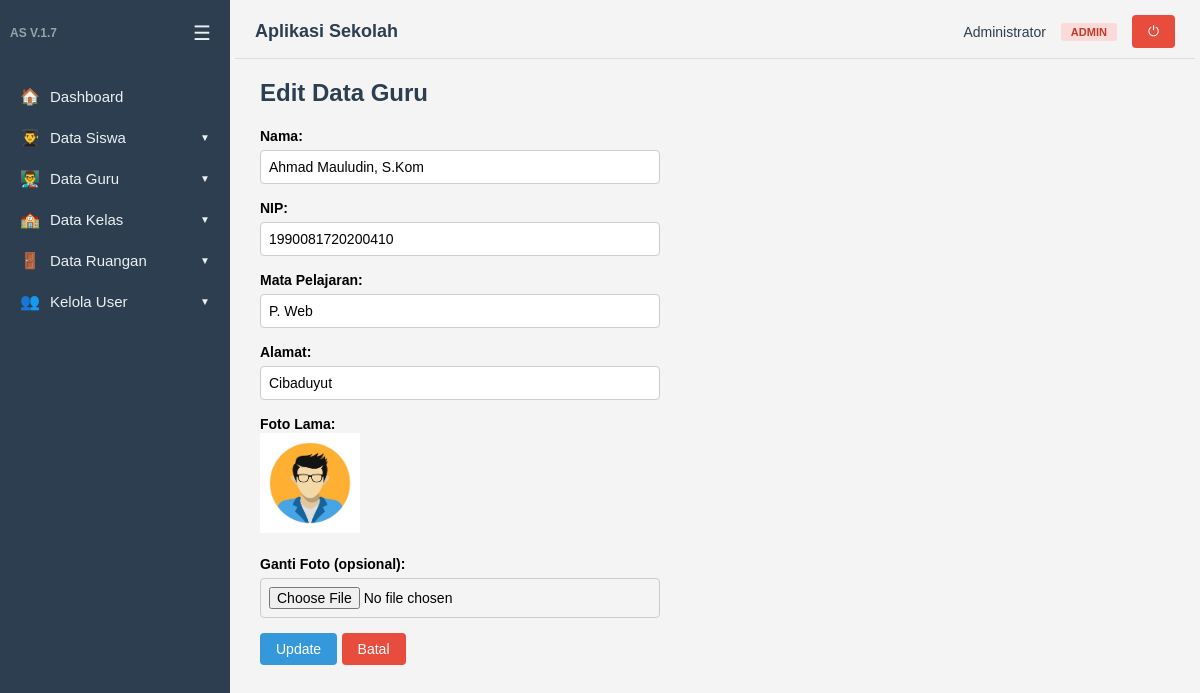
Screenshot of /guru/edit.php?id=1 (signed in) with the database file from the repository.
### tables this page shows
CREATE TABLE `dataguru` (
  `id` int(5) NOT NULL,
  `nama` varchar(50) NOT NULL,
  `nip` varchar(20) NOT NULL,
  `mapel` varchar(50) NOT NULL,
  `alamat` varchar(100) DEFAULT NULL,
  `foto` varchar(100) DEFAULT NULL
);

### guru/edit.php (the view, shortened to what this page needs)
<?php
include dirname(__DIR__) . '/auth.php';
$id = isset($_GET['id']) ? (int)$_GET['id'] : 0;
$data = mysqli_query($koneksi, "SELECT * FROM dataguru WHERE id=$id");
$guru = mysqli_fetch_assoc($data);
include dirname(__DIR__) . '/layout/header.php';
?>
<h2>Edit Data Guru</h2>
<form action="update.php" method="post" enctype="multipart/form-data">
    <label>Nama:</label><br>
    <input type="text" name="nama" value="<?= htmlspecialchars($guru['nama']); ?>" required><br>
    <label>NIP:</label><br>
    <input type="text" name="nip" value="<?= htmlspecialchars($guru['nip']); ?>" required><br>
    <label>Mata Pelajaran:</label><br>
    <input type="text" name="mapel" value="<?= htmlspecialchars($guru['mapel']); ?>" required><br>
    <label>Alamat:</label><br>
    <input type="text" name="alamat" value="<?= htmlspecialchars($guru['alamat']); ?>" required><br>
    <label>Foto Lama:</label><br>
    <img src="<?= BASE_URL; ?>/uploads/foto_guru/<?= $guru['foto']; ?>" width="100"><br><br>
    <label>Ganti Foto (opsional):</label><br>
    <input type="file" name="foto"><br>
    <button class="btn" type="submit">Update</button>
    <a class="btn btn-danger" href="tampil.php">Batal</a>
</form>
<?php include dirname(__DIR__) . '/layout/footer.php'; ?>

### layout/header.php (style rules this page uses)
* { box-sizing: border-box; margin: 0; padding: 0; }
body { font-family: Arial, Helvetica, sans-serif; background: #f4f4f4; display: flex; min-height: 100vh; }
h2 { margin-bottom: 20px; color: #2c3e50; }
label { font-weight: bold; font-size: 14px; }
input[type=text], input[type=date], input[type=number], input[type=file], select { padding: 8px; width: 100%; max-width: 400px; margin: 5px 0 15px; border: 1px solid #ccc; border-radius: 4px; font-size: 14px; }
.btn { display: inline-block; background: #3498db; color: #fff; border: 0; padding: 8px 16px; border-radius: 4px; cursor: pointer; text-decoration: none; font-size: 14px; }
.btn-danger { background: #e74c3c; }

### rows the page displays
dataguru: nama "Ahmad Mauludin, S.Kom", nip "1990081720200410", mapel "P. Web", alamat "Cibaduyut", foto (picture)

### other values shown
$item['icon'] "🏠"
$item['label'] "Dashboard"
$item['icon'] "👨‍🎓"
$item['label'] "Data Siswa"
$item['icon'] "👨‍🏫"
$item['label'] "Data Guru"
$item['icon'] "🏫"
$item['label'] "Data Kelas"
$item['icon'] "🚪"
$item['label'] "Data Ruangan"
$item['icon'] "👥"
$item['label'] "Kelola User"
$user['nama_lengkap'] "Administrator"
$roleLabels[$user['role']] "ADMIN"
